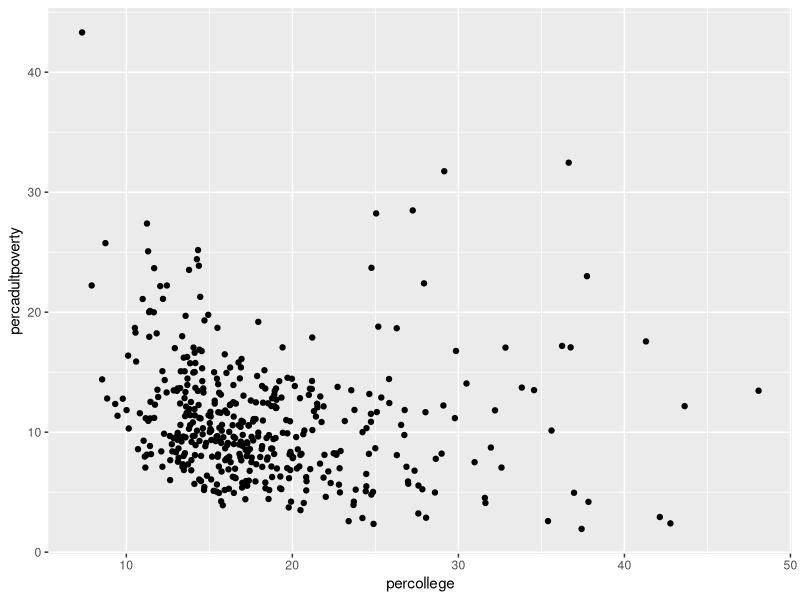
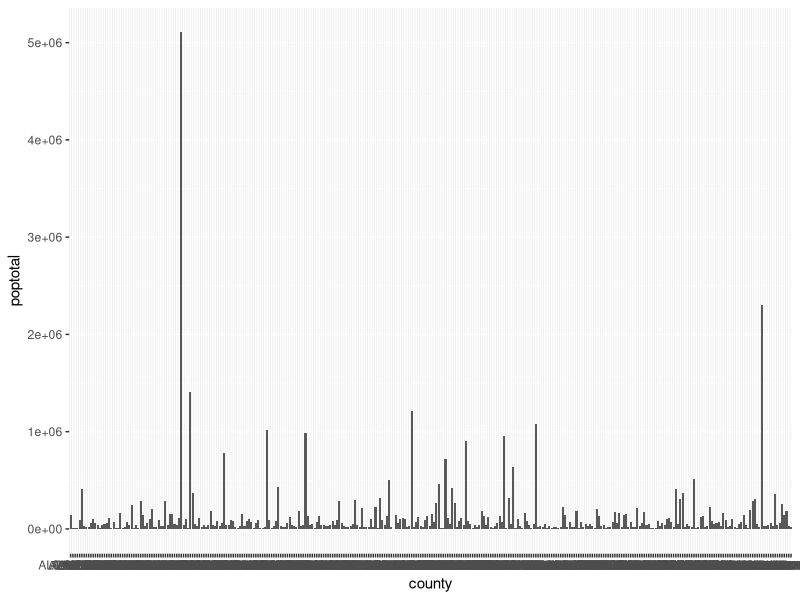
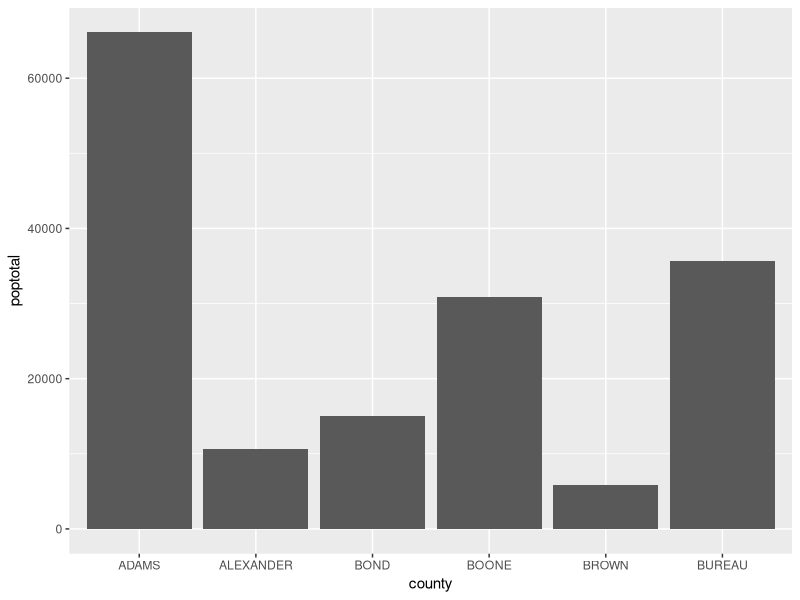
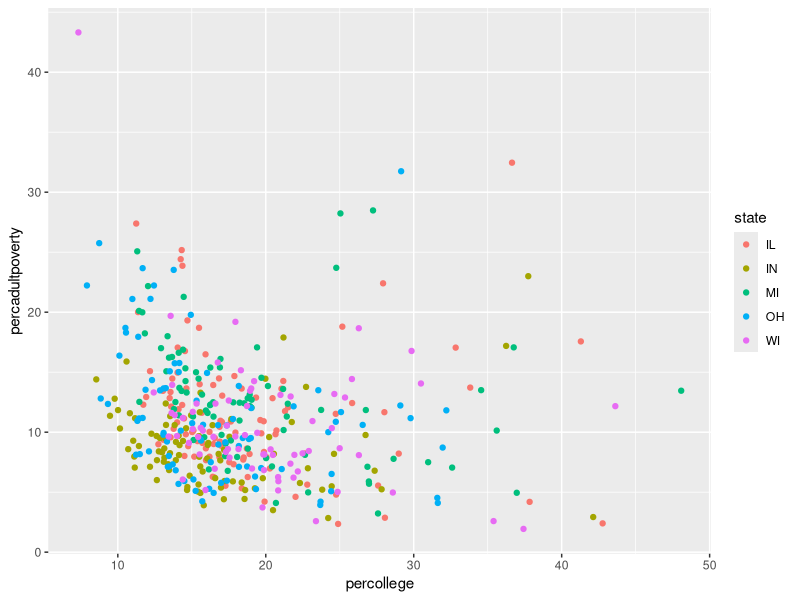
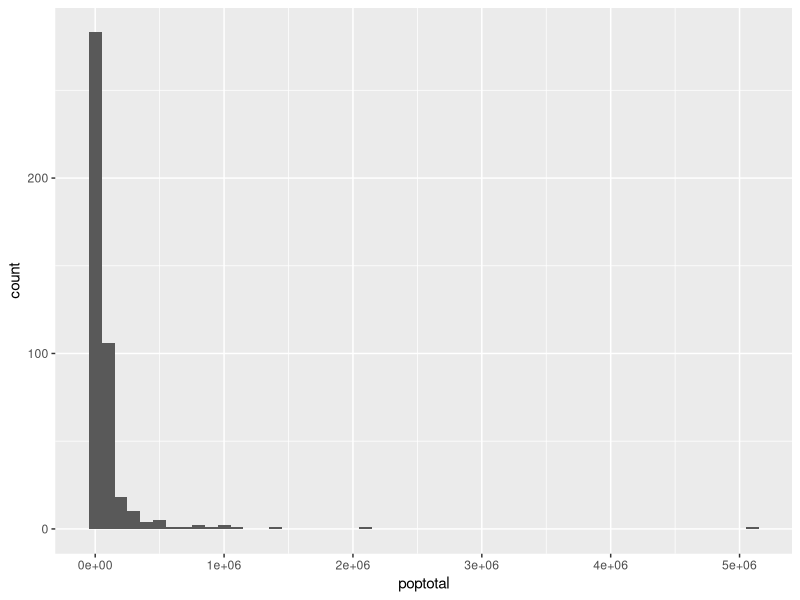
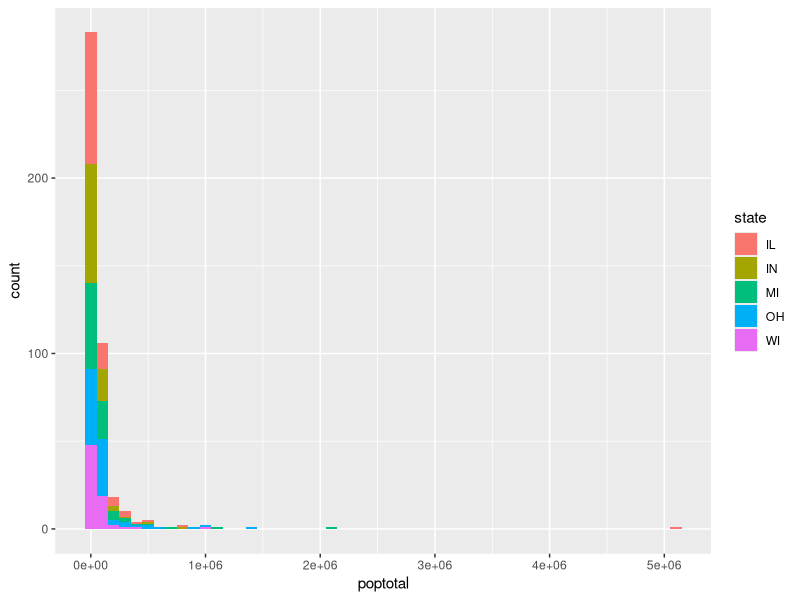
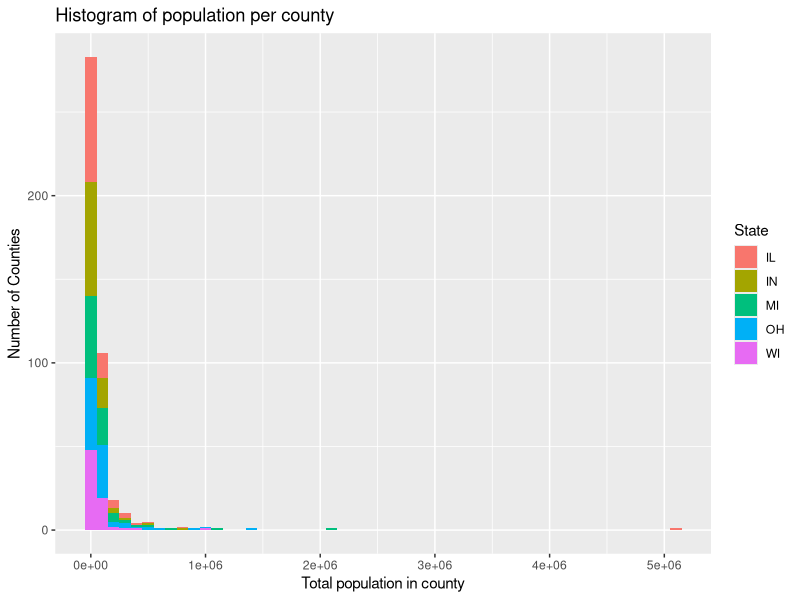

R code for these plots, in order:
# install.packages("ggplot2")
library("ggplot2")

# save midwest as a variable so it shows up in RStudio better 
midwest <- midwest


# scatter plot of points with x/y axis based on
# college degrees and poverty
ggplot(data = midwest) + 
  geom_point(mapping = aes(x = percollege, y = percadultpoverty))

###### bar chart
# bar charts often have categories for the x axis
# so make a bar chart of population total per county
ggplot(midwest) + 
  geom_col(aes(x = county, y = poptotal))

# that was too much data, so let's try looking at a subset

# just look at the start of the data
midwest |> head()

partial_midwest <- midwest |> head()

ggplot(partial_midwest) + 
  geom_col(aes(x = county, y = poptotal))


##### Scatter plot with colors (color by "state")
ggplot(midwest) +
  geom_point(mapping = aes(
    x = percollege, 
    y = percadultpoverty, 
    color = state))

### histograms (break data into bins)
ggplot(midwest, aes(x = poptotal)) +
  geom_histogram(binwidth = 100000)

# add color using "fill" for the bars
ggplot(midwest, aes(x = poptotal, fill = state)) +
  geom_histogram(binwidth = 100000)

### Add labels to histogram above using the "labs" function
ggplot(midwest, aes(x = poptotal, fill = state)) +
  geom_histogram(binwidth = 100000) +
  labs(
    title = "Histogram of population per county",
    y = "Number of Counties",
    x = "Total population in county",
    fill = "State"
  )
